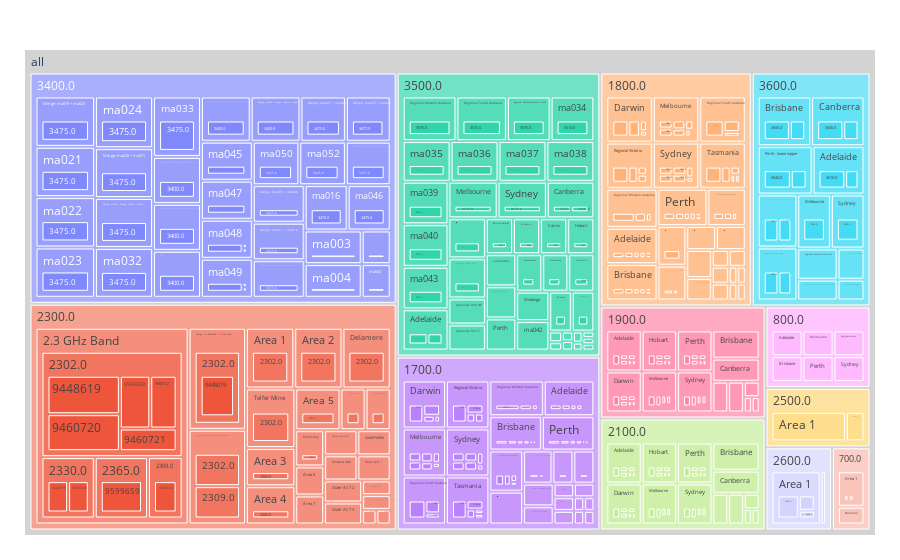

Notebook cell for this chart:
### Markdown cell above
## Display Hierarchical Data with Created Classifiers

Using the spectrumUsage dataset, create a treemap that illustrates spectrum utilisation that distinguishes spectrum over a given area. This is proving impossible given the irregular area definitions.

The desired hierarchies include:
RANGE > AREA_NAME > START
AREA_NAME > RANGE > START
RANGE > START > LICENCE_NO

However, any hierarchy without AREA_NAME renders the graphic useless as spectrum usage will not be differentiated based on geographical location, resulting cells exceeding 100% usage of a given graduation.

Below are a few examples of various treemaps using AREA_NAME as part of their hierarchy. Note that all treemaps are not particularly useful in illustrating the distribution of frequency allocations due to obscure AREA_NAMES.

> NOTE: THE FOLLOWING TREE MAPS DO NOT DISPLAY SECTIONS OF UNALLOCATED SPECTRUM. CELL AREA CORRESPONDS TO FREQUENCY ALLOCATION BANDWIDTH WITH REFERENCE TO PARENT CELL.

### Code cell
# Spectrum Usage Data Set
fig = px.treemap(specUsage, path=[px.Constant('all'), 'RANGE','AREA_NAME','START','LICENCE_NO'], values='BW')
fig.update_traces(root_color="lightgrey")
fig.update_layout(margin = dict(t=50, l=25, r=25, b=25))
fig.write_html('ACMA Treemaps/usageTreemap.html')
fig.show()

### Figure 1 — Plotly figure (JSON) as saved in the notebook; plotly's stock layout.template omitted (floating-point values rounded to 4 significant figures; data arrays with more than 128 entries replaced by an {"elided": "..."} marker saying what was removed)
{"data": [{"branchvalues": "total", "domain": {"x": [0, 1], "y": [0, 1]}, "hovertemplate": "labels=%{label}<br>BW=%{value}<br>parent=%{parent}<br>id=%{id}<extra></extra>", "ids": {"elided": "1072 str values"}, "labels": {"elided": "1072 str values"}, "name": "", "parents": {"elided": "1072 str values"}, "root": {"color": "lightgrey"}, "type": "treemap", "values": {"elided": "1072 float values"}}], "layout": {"legend": {"tracegroupgap": 0}, "margin": {"b": 25, "l": 25, "r": 25, "t": 50}}}
